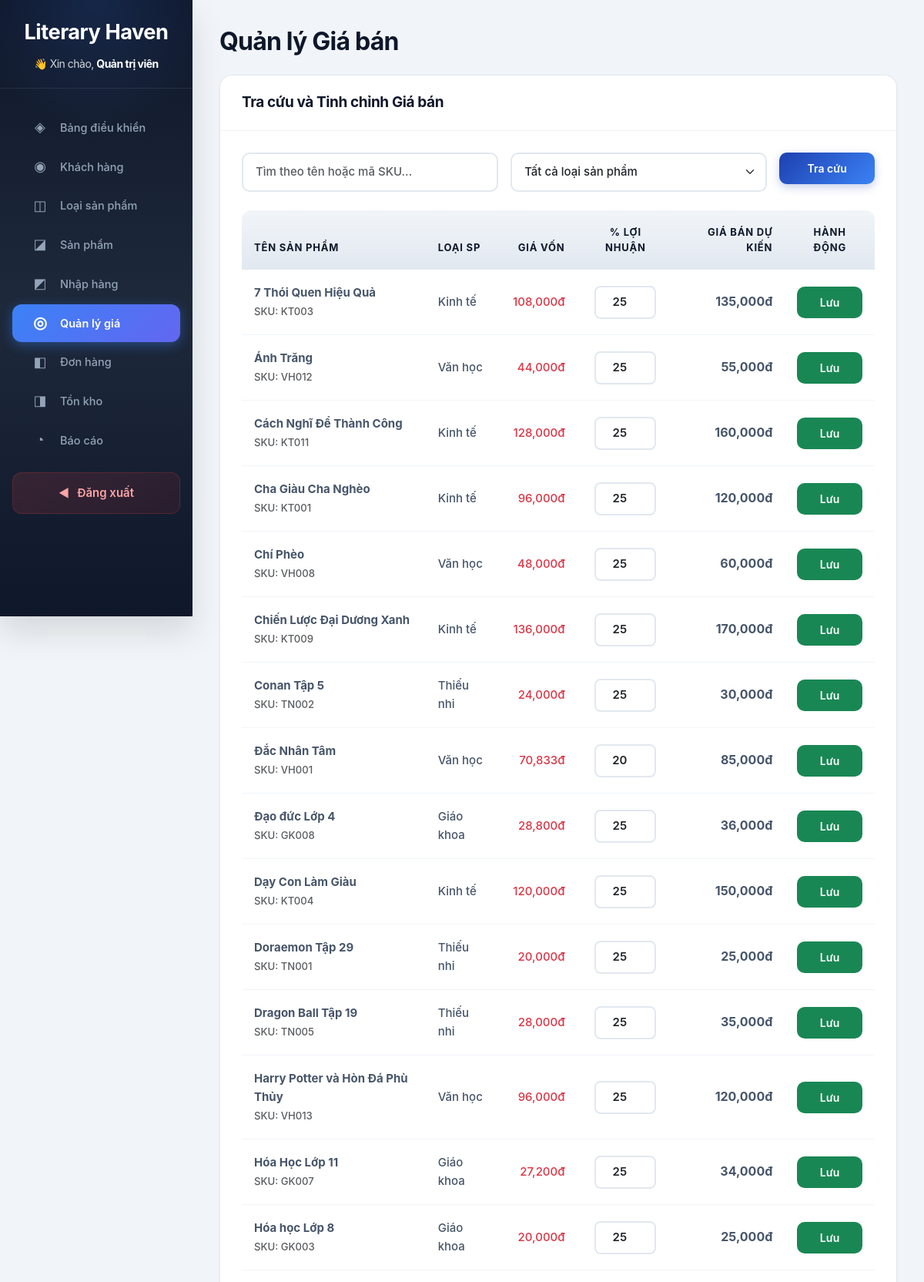
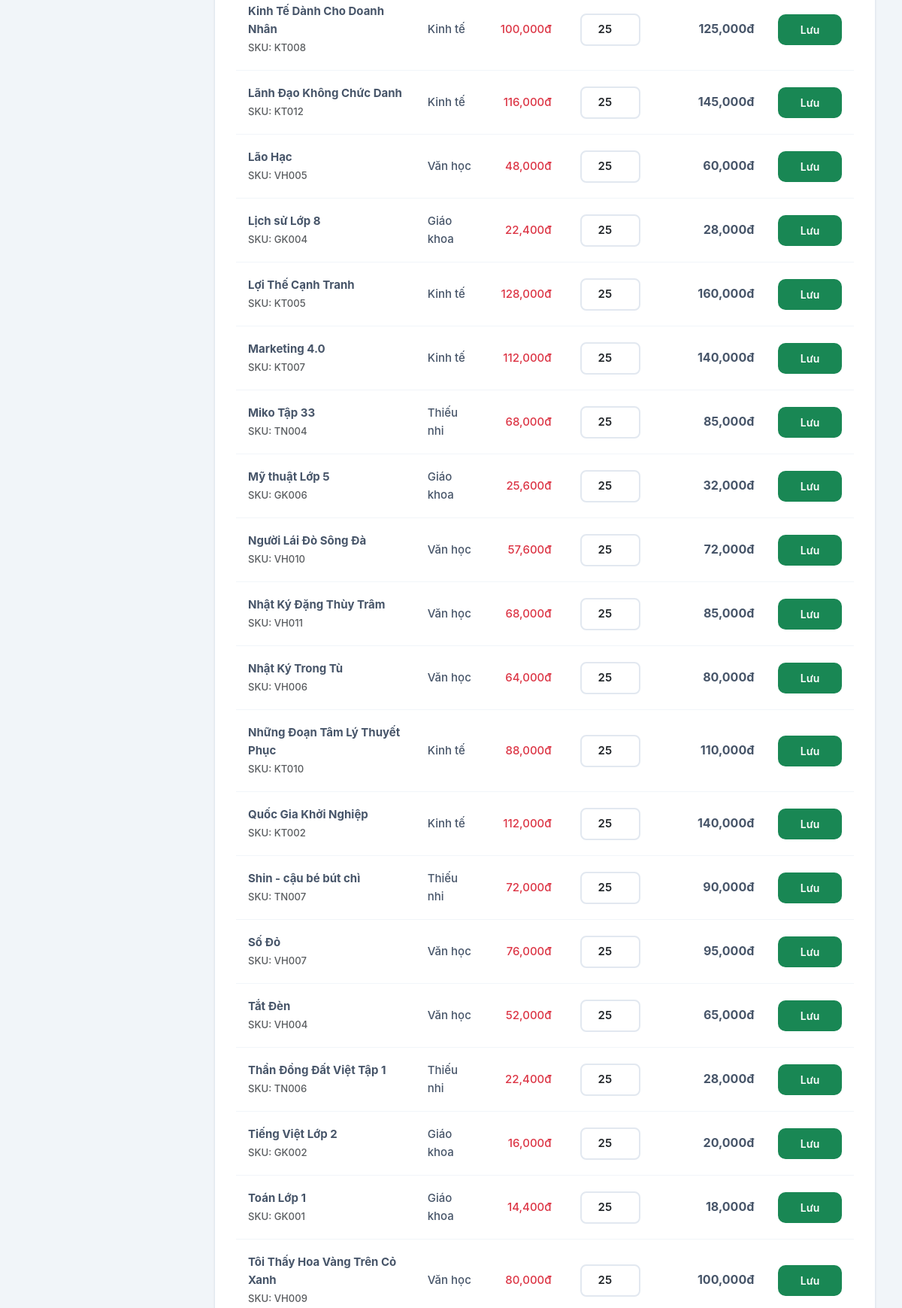
/admin/pricing.php (signed in, upper part), run on the app's committed database (2 pictures, top to bottom).
### tables this page shows
CREATE TABLE users (
  id INT AUTO_INCREMENT PRIMARY KEY,
  status VARCHAR(20) DEFAULT 'active',
  fullName VARCHAR(255),
  username VARCHAR(100),
  password VARCHAR(255),
  email VARCHAR(255),
  phone VARCHAR(20),
  address VARCHAR(255),
  role VARCHAR(20) DEFAULT 'user',
  createdAt DATETIME DEFAULT CURRENT_TIMESTAMP
);

CREATE TABLE products (
  id INT AUTO_INCREMENT PRIMARY KEY,
  sku VARCHAR(20),
  name VARCHAR(255),
  author VARCHAR(255),
  supplier VARCHAR(255),
  price INT,
  costPrice INT DEFAULT 0,
  profitMargin INT DEFAULT 0,
  category_id INT,
  subcategory VARCHAR(100),
  unit VARCHAR(50) DEFAULT 'Quyển',
  description TEXT,
  image VARCHAR(255),
  qty INT DEFAULT 0,
  LN FLOAT DEFAULT 0.1,
  status VARCHAR(20) DEFAULT 'active',
  FOREIGN KEY (category_id) REFERENCES categories(id) ON DELETE CASCADE
);

CREATE TABLE categories (
  id INT AUTO_INCREMENT PRIMARY KEY,
  name VARCHAR(100),
  status VARCHAR(20) DEFAULT 'active'
);

### admin/pricing.php (the view, shortened to what this page needs)
<?php
require_once __DIR__ . '/../api/db.php';
$search = $_GET['search'] ?? '';
$where = [];
$whereSql = count($where) > 0 ? "WHERE " . implode(" AND ", $where) : "";
$sql = "SELECT p.*, c.name as category_name
        FROM products p
        LEFT JOIN categories c ON p.category_id = c.id
        $whereSql
        ORDER BY p.name ASC";
$stmt = $conn->prepare($sql);
$stmt->execute();
$products = $stmt->get_result()->fetch_all(MYSQLI_ASSOC);
?>
<!DOCTYPE html>
<html lang="vi">
<head>
  <link rel="stylesheet" href="../bootstrap-5.3.2-dist/css/bootstrap.min.css">
  <link rel="stylesheet" href="../assets/css/admin_style.css">
</head>
<body>
  <?php include 'admin_sidebar.php'; ?>
  <main class="main-content">
    <div class="page-content p-4">
      <h1 class="mb-4">Quản lý Giá bán</h1>
      <div class="card">
        <div class="card-header d-flex justify-content-between align-items-center">
          <h3 class="h5 mb-0">Tra cứu và Tinh chỉnh Giá bán</h3>
        </div>
        <div class="card-body">
          <form method="GET" action="pricing.php" class="row g-3 mb-4">
            <div class="col-md-5">
              <input type="text" name="search" class="form-control" placeholder="Tìm theo tên hoặc mã SKU..." value="<?= htmlspecialchars($search) ?>" />
            </div>
            <div class="col-md-5">
              <select name="category_id" class="form-select">
                <option value="">Tất cả loại sản phẩm</option>
              </select>
            </div>
            <div class="col-md-2">
              <button type="submit" class="btn btn-primary w-100">Tra cứu</button>
            </div>
          </form>
          <div class="table-responsive">
            <table class="table table-hover align-middle">
              <thead class="table-light">
                <tr>
                  <th>Tên sản phẩm</th>
                  <th>Loại SP</th>
                  <th class="text-end">Giá vốn</th>
                  <th class="text-center">% Lợi nhuận</th>
                  <th class="text-end">Giá bán dự kiến</th>
                  <th class="text-center">Hành động</th>
                </tr>
              </thead>
              <tbody>
                <?php if (empty($products)): ?>
                  <tr>
                    <td colspan="6" class="text-center text-muted">Không tìm thấy sản phẩm nào.</td>
                  </tr>
                <?php else: ?>
                  <?php foreach ($products as $p): ?>
                    <tr id="row-<?= $p['id'] ?>">
                      <td>
                        <strong><?= htmlspecialchars($p['name']) ?></strong><br>
                        <span class="text-muted small">SKU: <?= htmlspecialchars($p['sku']) ?></span>
                      </td>
                      <td><?= htmlspecialchars($p['category_name']) ?></td>
                      <td class="text-end text-danger" id="cost-<?= $p['id'] ?>" data-cost="<?= $p['costPrice'] ?>">
                        <?= number_format($p['costPrice']) ?>đ
                      </td>
                      <td class="text-center">
                        <input type="number" class="form-control profit-input"
                          id="profit-<?= $p['id'] ?>"
                          value="<?= $p['profitMargin'] ?>"
                          min="0" max="1000" step="1"
                          oninput="previewSalePrice(<?= $p['id'] ?>)">
                      </td>
                      <td class="text-end">
                        <span id="price-<?= $p['id'] ?>" class="fw-bold fs-6"><?= number_format($p['price']) ?>đ</span>
                      </td>
                      <td class="text-center">
                        <button class="btn btn-sm btn-success w-100" onclick="saveProductProfit(<?= $p['id'] ?>)">Lưu</button>
                      </td>
                    </tr>
                  <?php endforeach; ?>
                <?php endif; ?>
              </tbody>
            </table>
          </div>
        </div>
      </div>
    </div>
  </main>
</body>
</html>

### admin/admin_sidebar.php (shortened to what this page needs)
<?php
$currentPage = basename($_SERVER['PHP_SELF']);
require_once __DIR__ . '/../api/db.php';
$adminName = 'Quản trị viên';
if (isset($_SESSION['admin_id'])) {
    $adminId = (int)$_SESSION['admin_id'];
    $stmt = $conn->prepare("SELECT fullName, username FROM users WHERE id = ?");
    $stmt->bind_param("i", $adminId);
    $stmt->execute();
    $result = $stmt->get_result();
    if ($row = $result->fetch_assoc()) {
        $adminName = !empty($row['fullName']) ? $row['fullName'] : $row['username'];
    }
}
?>
<aside class="sidebar d-flex flex-column vh-100">
    <div class="sidebar-header" style="padding-bottom: 20px;">
        Literary Haven
        <div style="font-size: 14px; font-weight: 400; margin-top: 8px; color: #cfd8dc; text-transform: none;">
            👋 Xin chào, <span style="color: #fff; font-weight: bold;"><?= htmlspecialchars($adminName, ENT_QUOTES, 'UTF-8') ?></span>
        </div>
    </div>
    <ul class="nav nav-pills flex-column mb-auto">
        <li class="nav-item">
            <a href="dashboard.php" class="nav-link <?= ($currentPage == 'dashboard.php') ? 'active' : '' ?>">
                <span class="nav-icon">◈</span>
                <span>Bảng điều khiển</span>
            </a>
        </li>
        <li class="nav-item">
            <a href="users.php" class="nav-link <?= ($currentPage == 'users.php') ? 'active' : '' ?>">
                <span class="nav-icon">◉</span>
                <span>Khách hàng</span>
            </a>
        </li>
        <li class="nav-item">
            <a href="categories.php" class="nav-link <?= ($currentPage == 'categories.php') ? 'active' : '' ?>">
                <span class="nav-icon">◫</span>
                <span>Loại sản phẩm</span>
            </a>
        </li>
        <li class="nav-item">
            <a href="products.php" class="nav-link <?= ($currentPage == 'products.php') ? 'active' : '' ?>">
                <span class="nav-icon">◪</span>
                <span>Sản phẩm</span>
            </a>
        </li>
        <li class="nav-item">
            <a href="purchase-orders.php" class="nav-link <?= ($currentPage == 'purchase-orders.php') ? 'active' : '' ?>">
                <span class="nav-icon">◩</span>
                <span>Nhập hàng</span>
            </a>
        </li>
        <li class="nav-item">
            <a href="pricing.php" class="nav-link <?= ($currentPage == 'pricing.php') ? 'active' : '' ?>">
                <span class="nav-icon">◎</span>
                <span>Quản lý giá</span>
            </a>
        </li>
        <li class="nav-item">
            <a href="orders.php" class="nav-link <?= ($currentPage == 'orders.php') ? 'active' : '' ?>">
                <span class="nav-icon">◧</span>
                <span>Đơn hàng</span>
            </a>
        </li>
        <li class="nav-item">
            <a href="inventory.php" class="nav-link <?= ($currentPage == 'inventory.php') ? 'active' : '' ?>">
                <span class="nav-icon">◨</span>
                <span>Tồn kho</span>
            </a>
        </li>
        <li class="nav-item">
            <a href="reports.php" class="nav-link <?= ($currentPage == 'reports.php') ? 'active' : '' ?>">
                <span class="nav-icon">◔</span>
                <span>Báo cáo</span>
            </a>
        </li>
        <li class="nav-item">
            <a href="logout.php" class="logout-link" style="margin-top: 15px; margin-left:16px; margin-right:16px;">
                <span>◀</span>
                <span>Đăng xuất</span>
            </a>
        </li>
    </ul>
</aside>

### admin/pricing.php (style rules this page uses)
@media (min-width: 769px) { body { display: flex !important; flex-direction: row !important; overflow-x: hidden; } }
@media (min-width: 769px) { .sidebar { width: 250px !important; height: 100vh !important; display: flex !important; } }
@media (min-width: 769px) { .main-content { width: 100%; } }
@media (min-width: 769px) { .profit-input { width: 80px !important; text-align: center; margin: 0 auto; } }

### admin/admin_sidebar.php (style rules this page uses)
.sidebar-header::after { display: none !important; content: "" !important; }

### data on the page
users: fullName "Quản trị viên"
products: name "7 Thói Quen Hiệu Quả", sku "KT003", category.name "Kinh tế", costPrice "108,000", profitMargin "25", price "135,000"
products: name "Ánh Trăng", sku "VH012", category.name "Văn học", costPrice "44,000", profitMargin "25", price "55,000"
products: name "Cách Nghĩ Để Thành Công", sku "KT011", category.name "Kinh tế", costPrice "128,000", profitMargin "25", price "160,000"
products: name "Cha Giàu Cha Nghèo", sku "KT001", category.name "Kinh tế", costPrice "96,000", profitMargin "25", price "120,000"
products: name "Chí Phèo", sku "VH008", category.name "Văn học", costPrice "48,000", profitMargin "25", price "60,000"
products: name "Chiến Lược Đại Dương Xanh", sku "KT009", category.name "Kinh tế", costPrice "136,000", profitMargin "25", price "170,000"
products: name "Conan Tập 5", sku "TN002", category.name "Thiếu nhi", costPrice "24,000", profitMargin "25", price "30,000"
products: name "Đắc Nhân Tâm", sku "VH001", category.name "Văn học", costPrice "70,833", profitMargin "20", price "85,000"
products: name "Đạo đức Lớp 4", sku "GK008", category.name "Giáo khoa", costPrice "28,800", profitMargin "25", price "36,000"
products: name "Dạy Con Làm Giàu", sku "KT004", category.name "Kinh tế", costPrice "120,000", profitMargin "25", price "150,000"
products: name "Doraemon Tập 29", sku "TN001", category.name "Thiếu nhi", costPrice "20,000", profitMargin "25", price "25,000"
products: name "Dragon Ball Tập 19", sku "TN005", category.name "Thiếu nhi", costPrice "28,000", profitMargin "25", price "35,000"
products: name "Harry Potter và Hòn Đá Phù Thủy", sku "VH013", category.name "Văn học", costPrice "96,000", profitMargin "25", price "120,000"
products: name "Hóa Học Lớp 11", sku "GK007", category.name "Giáo khoa", costPrice "27,200", profitMargin "25", price "34,000"
products: name "Hóa học Lớp 8", sku "GK003", category.name "Giáo khoa", costPrice "20,000", profitMargin "25", price "25,000"
products: name "Kinh Tế Dành Cho Doanh Nhân", sku "KT008", category.name "Kinh tế", costPrice "100,000", profitMargin "25", price "125,000"
products: name "Lãnh Đạo Không Chức Danh", sku "KT012", category.name "Kinh tế", costPrice "116,000", id+profitMargin "25", price "145,000"
products: name "Lão Hạc", sku "VH005", category.name "Văn học", costPrice "48,000", profitMargin "25", price "60,000"
products: name "Lịch sử Lớp 8", sku "GK004", category.name "Giáo khoa", costPrice "22,400", profitMargin "25", price "28,000"
products: name "Lợi Thế Cạnh Tranh", sku "KT005", category.name "Kinh tế", costPrice "128,000", profitMargin "25", price "160,000"
products: name "Marketing 4.0", sku "KT007", category.name "Kinh tế", costPrice "112,000", profitMargin "25", price "140,000"
products: name "Miko Tập 33", sku "TN004", category.name "Thiếu nhi", costPrice "68,000", profitMargin "25", price "85,000"
products: name "Mỹ thuật Lớp 5", sku "GK006", category.name "Giáo khoa", costPrice "25,600", profitMargin "25", price "32,000"
products: name "Người Lái Đò Sông Đà", sku "VH010", category.name "Văn học", costPrice "57,600", profitMargin "25", price "72,000"
products: name "Nhật Ký Đặng Thùy Trâm", sku "VH011", category.name "Văn học", costPrice "68,000", profitMargin "25", price "85,000"
products: name "Nhật Ký Trong Tù", sku "VH006", category.name "Văn học", costPrice "64,000", profitMargin "25", price "80,000"
products: name "Những Đoạn Tâm Lý Thuyết Phục", sku "KT010", category.name "Kinh tế", costPrice "88,000", profitMargin "25", price "110,000"
products: name "Quốc Gia Khởi Nghiệp", sku "KT002", category.name "Kinh tế", costPrice "112,000", profitMargin "25", price "140,000"
products: name "Shin - cậu bé bút chì", sku "TN007", category.name "Thiếu nhi", costPrice "72,000", profitMargin "25", price "90,000"
products: name "Số Đỏ", sku "VH007", category.name "Văn học", costPrice "76,000", profitMargin "25", price "95,000"
products: name "Tắt Đèn", sku "VH004", category.name "Văn học", costPrice "52,000", profitMargin "25", price "65,000"
products: name "Thần Đồng Đất Việt Tập 1", sku "TN006", category.name "Thiếu nhi", costPrice "22,400", profitMargin "25", price "28,000"
products: name "Tiếng Việt Lớp 2", sku "GK002", category.name "Giáo khoa", costPrice "16,000", profitMargin "25", price "20,000"
products: name "Toán Lớp 1", sku "GK001", category.name "Giáo khoa", costPrice "14,400", profitMargin "25", price "18,000"
products: name "Tôi Thấy Hoa Vàng Trên Cỏ Xanh", sku "VH009", category.name "Văn học", costPrice "80,000", profitMargin "25", price "100,000"
